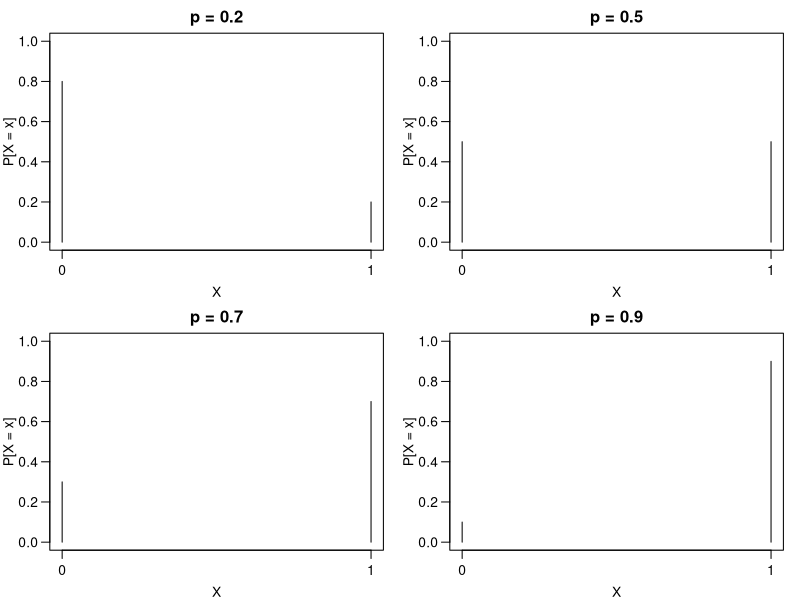
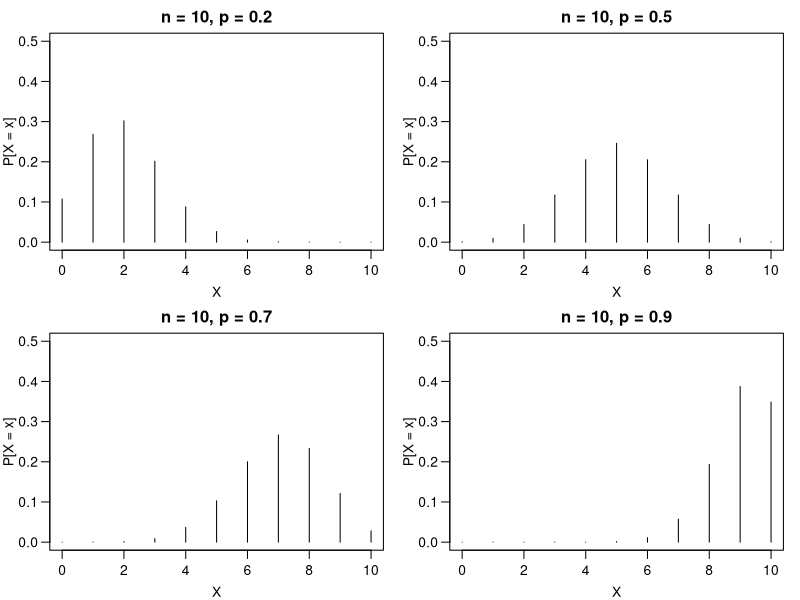

These figures' R source, in order: (Note: this script raises an error after producing the figures.)
## ---- chunk 1
library(tufte)
library(xtable)
library(knitr, quietly = TRUE)
opts_chunk$set(
               cache = TRUE,
               tidy = FALSE,
               comment = "#",
               collapse = TRUE,
               fig.align = "center",
               fig.path = "figures/",
               cache.path = "cache/"
           )
## ---- chunk 2
par(mfrow=c(2,2), mar=c(3,3,2,1), mgp=c(2,0.7,0), las=1)
plot(0:1, dbinom(x = 0:1, size = 1, prob = .2), type = "h",
xlab = "X", ylab = "P[X = x]", main = "p = 0.2",
ylim = c(0,1), axes = FALSE); box(); axis(1,0:1); axis(2)
plot(0:1, dbinom(x = 0:1, size = 1, prob = .5), type = "h",
xlab = "X", ylab = "P[X = x]", main = "p = 0.5",
ylim = c(0,1), axes = FALSE); box(); axis(1,0:1); axis(2)
plot(0:1, dbinom(x = 0:1, size = 1, prob = .7), type = "h",
xlab = "X", ylab = "P[X = x]", main = "p = 0.7",
ylim = c(0,1), axes = FALSE); box(); axis(1,0:1); axis(2)
plot(0:1, dbinom(x = 0:1, size = 1, prob = .9), type = "h",
xlab = "X", ylab = "P[X = x]", main = "p = 0.9",
ylim = c(0,1), axes = FALSE); box(); axis(1,0:1); axis(2)
## ---- chunk 3
par(mfrow=c(2,2), mar=c(3,3,2,1), mgp=c(2,0.7,0), las=1)

plot(0:10, dbinom(x = 0:10, size = 10, prob = .2), type = "h",
     xlab = "X", ylab = "P[X = x]", main = "n = 10, p = 0.2",
     ylim = c(0,.5))
plot(0:10, dbinom(x = 0:10, size = 10, prob = .5), type = "h",
     xlab = "X", ylab = "P[X = x]", main = "n = 10, p = 0.5",
     ylim = c(0,.5))
plot(0:10, dbinom(x = 0:10, size = 10, prob = .7), type = "h",
     xlab = "X", ylab = "P[X = x]", main = "n = 10, p = 0.7",
     ylim = c(0,.5))
plot(0:10, dbinom(x = 0:10, size = 10, prob = .9), type = "h",
     xlab = "X", ylab = "P[X = x]", main = "n = 10, p = 0.9",
     ylim = c(0,.5))
## ---- chunk 4
knitr::include_graphics("img/resis.png")
